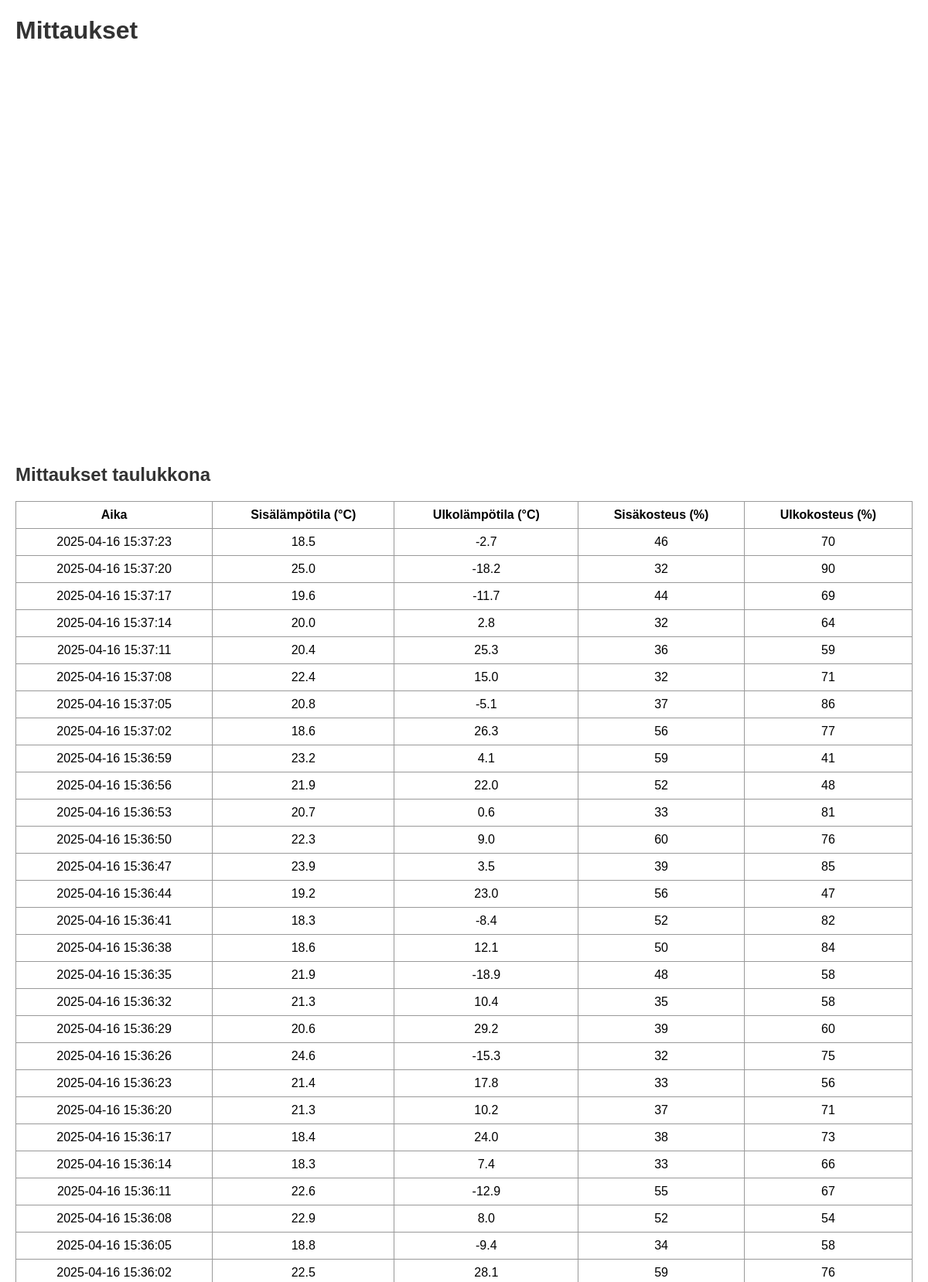
The page / (upper part) on the database its author committed.
### tables this page shows
CREATE TABLE mittaukset (
            id INTEGER PRIMARY KEY AUTOINCREMENT,
            aika TEXT,
            lampo_sisa REAL,
            lampo_ulko REAL,
            kosteus_sisa INTEGER,
            kosteus_ulko INTEGER
        );

### app.py (the view)
@app.route('/')
def index():
    conn = sqlite3.connect("mittaukset.db3")
    conn.row_factory = sqlite3.Row
    cursor = conn.cursor()
    cursor.execute("""
        SELECT aika, lampo_sisa, lampo_ulko, kosteus_sisa, kosteus_ulko
        FROM (
            SELECT * FROM mittaukset
            ORDER BY id ASC
            LIMIT 100
        ) ORDER BY id DESC
    """)
    data = cursor.fetchall()
    conn.close()
    return render_template("chart.html", taulukko=data)

### templates/chart.html (shortened to what this page needs)
<!doctype html>
<html lang="fi">
<head>
    <link rel="stylesheet" href="{{ url_for('static', filename='styles.css') }}">
</head>
<body>
    <h1>Mittaukset</h1>
    <div id="chart_div" style="width: 100%; height: 500px;"></div>
    <h2>Mittaukset taulukkona</h2>
    <table>
        <thead>
            <tr>
                <th>Aika</th>
                <th>Sisälämpötila (°C)</th>
                <th>Ulkolämpötila (°C)</th>
                <th>Sisäkosteus (%)</th>
                <th>Ulkokosteus (%)</th>
            </tr>
        </thead>
        <tbody>
            {% for mittaus in taulukko %}
            <tr>
                <td>{{ mittaus.aika }}</td>
                <td>{{ mittaus.lampo_sisa }}</td>
                <td>{{ mittaus.lampo_ulko }}</td>
                <td>{{ mittaus.kosteus_sisa }}</td>
                <td>{{ mittaus.kosteus_ulko }}</td>
            </tr>
            {% endfor %}
        </tbody>
    </table>
</body>
</html>

### static/styles.css (style rules this page uses)
body { font-family: Arial, sans-serif; margin: 20px; }
h1, h2 { color: #333; }
table, th, td { border: 1px solid #999; border-collapse: collapse; padding: 8px; text-align: center; }
table { margin-top: 20px; width: 100%; }

### rows shown on the page
mittaukset: aika "2025-04-16 15:37:23", lampo_sisa "18.5", lampo_ulko "-2.7", kosteus_sisa "46", kosteus_ulko "70"
mittaukset: aika "2025-04-16 15:37:20", lampo_sisa "25.0", lampo_ulko "-18.2", kosteus_sisa "32", kosteus_ulko "90"
mittaukset: aika "2025-04-16 15:37:17", lampo_sisa "19.6", lampo_ulko "-11.7", kosteus_sisa "44", kosteus_ulko "69"
mittaukset: aika "2025-04-16 15:37:14", lampo_sisa "20.0", lampo_ulko "2.8", kosteus_sisa "32", kosteus_ulko "64"
mittaukset: aika "2025-04-16 15:37:11", lampo_sisa "20.4", lampo_ulko "25.3", kosteus_sisa "36", kosteus_ulko "59"
mittaukset: aika "2025-04-16 15:37:08", lampo_sisa "22.4", lampo_ulko "15.0", kosteus_sisa "32", kosteus_ulko "71"
mittaukset: aika "2025-04-16 15:37:05", lampo_sisa "20.8", lampo_ulko "-5.1", kosteus_sisa "37", kosteus_ulko "86"
mittaukset: aika "2025-04-16 15:37:02", lampo_sisa "18.6", lampo_ulko "26.3", kosteus_sisa "56", kosteus_ulko "77"
mittaukset: aika "2025-04-16 15:36:59", lampo_sisa "23.2", lampo_ulko "4.1", kosteus_sisa "59", kosteus_ulko "41"
mittaukset: aika "2025-04-16 15:36:56", lampo_sisa "21.9", lampo_ulko "22.0", kosteus_sisa "52", kosteus_ulko "48"
mittaukset: aika "2025-04-16 15:36:53", lampo_sisa "20.7", lampo_ulko "0.6", kosteus_sisa "33", kosteus_ulko "81"
mittaukset: aika "2025-04-16 15:36:50", lampo_sisa "22.3", lampo_ulko "9.0", kosteus_sisa "60", kosteus_ulko "76"
mittaukset: aika "2025-04-16 15:36:47", lampo_sisa "23.9", lampo_ulko "3.5", kosteus_sisa "39", kosteus_ulko "85"
mittaukset: aika "2025-04-16 15:36:44", lampo_sisa "19.2", lampo_ulko "23.0", kosteus_sisa "56", kosteus_ulko "47"
mittaukset: aika "2025-04-16 15:36:41", lampo_sisa "18.3", lampo_ulko "-8.4", kosteus_sisa "52", kosteus_ulko "82"
mittaukset: aika "2025-04-16 15:36:38", lampo_sisa "18.6", lampo_ulko "12.1", kosteus_sisa "50", kosteus_ulko "84"
mittaukset: aika "2025-04-16 15:36:35", lampo_sisa "21.9", lampo_ulko "-18.9", kosteus_sisa "48", kosteus_ulko "58"
mittaukset: aika "2025-04-16 15:36:32", lampo_sisa "21.3", lampo_ulko "10.4", kosteus_sisa "35", kosteus_ulko "58"
mittaukset: aika "2025-04-16 15:36:29", lampo_sisa "20.6", lampo_ulko "29.2", kosteus_sisa "39", kosteus_ulko "60"
mittaukset: aika "2025-04-16 15:36:26", lampo_sisa "24.6", lampo_ulko "-15.3", kosteus_sisa "32", kosteus_ulko "75"
mittaukset: aika "2025-04-16 15:36:23", lampo_sisa "21.4", lampo_ulko "17.8", kosteus_sisa "33", kosteus_ulko "56"
mittaukset: aika "2025-04-16 15:36:20", lampo_sisa "21.3", lampo_ulko "10.2", kosteus_sisa "37", kosteus_ulko "71"
mittaukset: aika "2025-04-16 15:36:17", lampo_sisa "18.4", lampo_ulko "24.0", kosteus_sisa "38", kosteus_ulko "73"
mittaukset: aika "2025-04-16 15:36:14", lampo_sisa "18.3", lampo_ulko "7.4", kosteus_sisa "33", kosteus_ulko "66"
mittaukset: aika "2025-04-16 15:36:11", lampo_sisa "22.6", lampo_ulko "-12.9", kosteus_sisa "55", kosteus_ulko "67"
mittaukset: aika "2025-04-16 15:36:08", lampo_sisa "22.9", lampo_ulko "8.0", kosteus_sisa "52", kosteus_ulko "54"
mittaukset: aika "2025-04-16 15:36:05", lampo_sisa "18.8", lampo_ulko "-9.4", kosteus_sisa "34", kosteus_ulko "58"
mittaukset: aika "2025-04-16 15:36:02", lampo_sisa "22.5", lampo_ulko "28.1", kosteus_sisa "59", kosteus_ulko "76"
